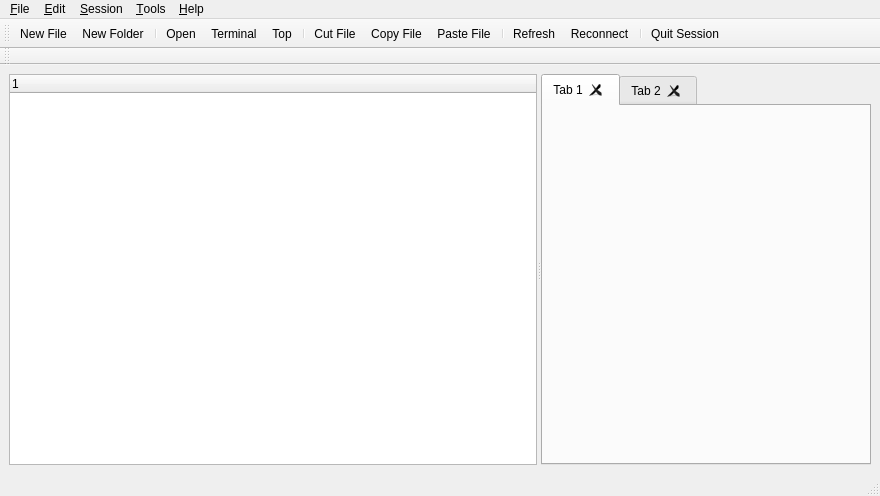
<?xml version="1.0" encoding="UTF-8"?>
<ui version="4.0">
 <class>MainWindow</class>
 <widget class="QMainWindow" name="MainWindow">
  <property name="geometry">
   <rect>
    <x>0</x>
    <y>0</y>
    <width>880</width>
    <height>496</height>
   </rect>
  </property>
  <property name="windowTitle">
   <string>RadioCtl 1.0</string>
  </property>
  <property name="toolButtonStyle">
   <enum>Qt::ToolButtonTextUnderIcon</enum>
  </property>
  <widget class="QWidget" name="centralwidget">
   <property name="sizePolicy">
    <sizepolicy hsizetype="Expanding" vsizetype="Preferred">
     <horstretch>0</horstretch>
     <verstretch>0</verstretch>
    </sizepolicy>
   </property>
   <layout class="QVBoxLayout" name="verticalLayout">
    <item>
     <widget class="QSplitter" name="splitter">
      <property name="orientation">
       <enum>Qt::Horizontal</enum>
      </property>
      <property name="handleWidth">
       <number>4</number>
      </property>
      <widget class="QTreeWidget" name="lstDir">
       <column>
        <property name="text">
         <string notr="true">1</string>
        </property>
       </column>
      </widget>
      <widget class="QTabWidget" name="tabView">
       <property name="currentIndex">
        <number>0</number>
       </property>
       <property name="tabsClosable">
        <bool>true</bool>
       </property>
       <property name="movable">
        <bool>true</bool>
       </property>
       <widget class="QWidget" name="tab">
        <attribute name="title">
         <string>Tab 1</string>
        </attribute>
       </widget>
       <widget class="QWidget" name="tab_2">
        <attribute name="title">
         <string>Tab 2</string>
        </attribute>
       </widget>
      </widget>
     </widget>
    </item>
   </layout>
  </widget>
  <widget class="QMenuBar" name="menubar">
   <property name="geometry">
    <rect>
     <x>0</x>
     <y>0</y>
     <width>880</width>
     <height>22</height>
    </rect>
   </property>
   <widget class="QMenu" name="menu_File">
    <property name="title">
     <string>&amp;File</string>
    </property>
    <addaction name="actionNewFile"/>
    <addaction name="actionNewDirectory"/>
    <addaction name="separator"/>
    <addaction name="actionOpenFile"/>
    <addaction name="actionTerminal"/>
    <addaction name="actionTop"/>
    <addaction name="separator"/>
    <addaction name="actionRefresh"/>
    <addaction name="actionRenameFileDirectory"/>
    <addaction name="actionDeleteFileDirectory"/>
    <addaction name="separator"/>
    <addaction name="actionCloseTab"/>
    <addaction name="actionCloseAll"/>
   </widget>
   <widget class="QMenu" name="menuEdit">
    <property name="title">
     <string>&amp;Edit</string>
    </property>
    <addaction name="actionCut"/>
    <addaction name="actionCopy"/>
    <addaction name="actionPaste"/>
   </widget>
   <widget class="QMenu" name="menu_Help">
    <property name="title">
     <string>&amp;Help</string>
    </property>
    <addaction name="actionAbout"/>
   </widget>
   <widget class="QMenu" name="menu_Session">
    <property name="title">
     <string>&amp;Session</string>
    </property>
    <addaction name="actionNewSession"/>
    <addaction name="separator"/>
    <addaction name="actionReconnect"/>
    <addaction name="actionQuitSession"/>
   </widget>
   <widget class="QMenu" name="menu_Tools">
    <property name="title">
     <string>&amp;Tools</string>
    </property>
    <addaction name="actionShowHidden"/>
    <addaction name="separator"/>
    <addaction name="actionOptions"/>
   </widget>
   <addaction name="menu_File"/>
   <addaction name="menuEdit"/>
   <addaction name="menu_Session"/>
   <addaction name="menu_Tools"/>
   <addaction name="menu_Help"/>
  </widget>
  <widget class="QStatusBar" name="statusbar"/>
  <widget class="QToolBar" name="barStandard">
   <property name="windowTitle">
    <string>toolBar</string>
   </property>
   <attribute name="toolBarArea">
    <enum>TopToolBarArea</enum>
   </attribute>
   <attribute name="toolBarBreak">
    <bool>false</bool>
   </attribute>
   <addaction name="actionNewFile"/>
   <addaction name="actionNewDirectory"/>
   <addaction name="separator"/>
   <addaction name="actionOpenFile"/>
   <addaction name="actionTerminal"/>
   <addaction name="actionTop"/>
   <addaction name="separator"/>
   <addaction name="actionCut"/>
   <addaction name="actionCopy"/>
   <addaction name="actionPaste"/>
   <addaction name="separator"/>
   <addaction name="actionRefresh"/>
   <addaction name="actionReconnect"/>
   <addaction name="separator"/>
   <addaction name="actionQuitSession"/>
  </widget>
  <widget class="QToolBar" name="barAddress">
   <property name="windowTitle">
    <string>toolBar_2</string>
   </property>
   <property name="toolButtonStyle">
    <enum>Qt::ToolButtonTextBesideIcon</enum>
   </property>
   <attribute name="toolBarArea">
    <enum>TopToolBarArea</enum>
   </attribute>
   <attribute name="toolBarBreak">
    <bool>true</bool>
   </attribute>
  </widget>
  <action name="actionNewFile">
   <property name="icon">
    <iconset theme="document-new">
     <normaloff>.</normaloff>.</iconset>
   </property>
   <property name="text">
    <string>&amp;New File...</string>
   </property>
  </action>
  <action name="actionNewDirectory">
   <property name="icon">
    <iconset theme="folder-new">
     <normaloff>.</normaloff>.</iconset>
   </property>
   <property name="text">
    <string>N&amp;ew Folder...</string>
   </property>
  </action>
  <action name="actionOpenFile">
   <property name="icon">
    <iconset theme="document-open">
     <normaloff>.</normaloff>.</iconset>
   </property>
   <property name="text">
    <string>&amp;Open</string>
   </property>
  </action>
  <action name="actionRenameFileDirectory">
   <property name="text">
    <string>Rena&amp;me File/Folder...</string>
   </property>
  </action>
  <action name="actionDeleteFileDirectory">
   <property name="icon">
    <iconset theme="list-remove">
     <normaloff>.</normaloff>.</iconset>
   </property>
   <property name="text">
    <string>&amp;Delete File/Folder...</string>
   </property>
  </action>
  <action name="actionReconnect">
   <property name="icon">
    <iconset theme="network-wired">
     <normaloff>.</normaloff>.</iconset>
   </property>
   <property name="text">
    <string>Re&amp;connect</string>
   </property>
  </action>
  <action name="actionQuitSession">
   <property name="icon">
    <iconset theme="application-exit">
     <normaloff>.</normaloff>.</iconset>
   </property>
   <property name="text">
    <string>&amp;Quit Session</string>
   </property>
  </action>
  <action name="actionNewSession">
   <property name="icon">
    <iconset theme="window-new">
     <normaloff>.</normaloff>.</iconset>
   </property>
   <property name="text">
    <string>New &amp;Session...</string>
   </property>
  </action>
  <action name="actionCut">
   <property name="icon">
    <iconset theme="edit-cut">
     <normaloff>.</normaloff>.</iconset>
   </property>
   <property name="text">
    <string>&amp;Cut File</string>
   </property>
  </action>
  <action name="actionCopy">
   <property name="icon">
    <iconset theme="edit-copy">
     <normaloff>.</normaloff>.</iconset>
   </property>
   <property name="text">
    <string>C&amp;opy File</string>
   </property>
  </action>
  <action name="actionPaste">
   <property name="icon">
    <iconset theme="edit-paste">
     <normaloff>.</normaloff>.</iconset>
   </property>
   <property name="text">
    <string>&amp;Paste File</string>
   </property>
  </action>
  <action name="actionAbout">
   <property name="icon">
    <iconset theme="help-about">
     <normaloff>.</normaloff>.</iconset>
   </property>
   <property name="text">
    <string>&amp;About...</string>
   </property>
  </action>
  <action name="actionRefresh">
   <property name="icon">
    <iconset theme="view-refresh">
     <normaloff>.</normaloff>.</iconset>
   </property>
   <property name="text">
    <string>&amp;Refresh</string>
   </property>
  </action>
  <action name="actionCloseTab">
   <property name="text">
    <string>&amp;Close Tab</string>
   </property>
  </action>
  <action name="actionCloseAll">
   <property name="text">
    <string>Close A&amp;ll</string>
   </property>
  </action>
  <action name="actionGo">
   <property name="icon">
    <iconset theme="go-next">
     <normaloff>.</normaloff>.</iconset>
   </property>
   <property name="text">
    <string>Go</string>
   </property>
  </action>
  <action name="actionTerminal">
   <property name="icon">
    <iconset theme="utilities-terminal">
     <normaloff>.</normaloff>.</iconset>
   </property>
   <property name="text">
    <string>&amp;Terminal</string>
   </property>
  </action>
  <action name="actionTop">
   <property name="icon">
    <iconset theme="hwinfo">
     <normaloff>.</normaloff>.</iconset>
   </property>
   <property name="text">
    <string>Top</string>
   </property>
  </action>
  <action name="actionShowHidden">
   <property name="checkable">
    <bool>true</bool>
   </property>
   <property name="text">
    <string>Show &amp;Hidden Files</string>
   </property>
  </action>
  <action name="actionOptions">
   <property name="icon">
    <iconset theme="configure">
     <normaloff>.</normaloff>.</iconset>
   </property>
   <property name="text">
    <string>&amp;Options...</string>
   </property>
  </action>
  <action name="actionCopyText">
   <property name="icon">
    <iconset theme="edit-copy"/>
   </property>
   <property name="text">
    <string>Copy</string>
   </property>
  </action>
  <action name="actionPasteText">
   <property name="icon">
    <iconset theme="edit-paste"/>
   </property>
   <property name="text">
    <string>Paste</string>
   </property>
  </action>
  <action name="actionKeyStroke">
   <property name="icon">
    <iconset theme="preferences-desktop-keyboard"/>
   </property>
   <property name="text">
    <string>Send Key Stroke</string>
   </property>
  </action>
  <action name="actionScrollbar">
   <property name="checkable">
    <bool>true</bool>
   </property>
   <property name="text">
    <string>Show Scrollbar</string>
   </property>
  </action>
  <action name="actionColorScheme">
   <property name="text">
    <string>Set Color Scheme</string>
   </property>
  </action>
  <action name="actionFont">
   <property name="icon">
    <iconset theme="preferences-desktop-font"/>
   </property>
   <property name="text">
    <string>Set Font</string>
   </property>
  </action>
  <action name="actionClose">
   <property name="icon">
    <iconset theme="tab-close"/>
   </property>
   <property name="text">
    <string>Close Tab</string>
   </property>
  </action>
 </widget>
 <resources/>
 <connections/>
</ui>
